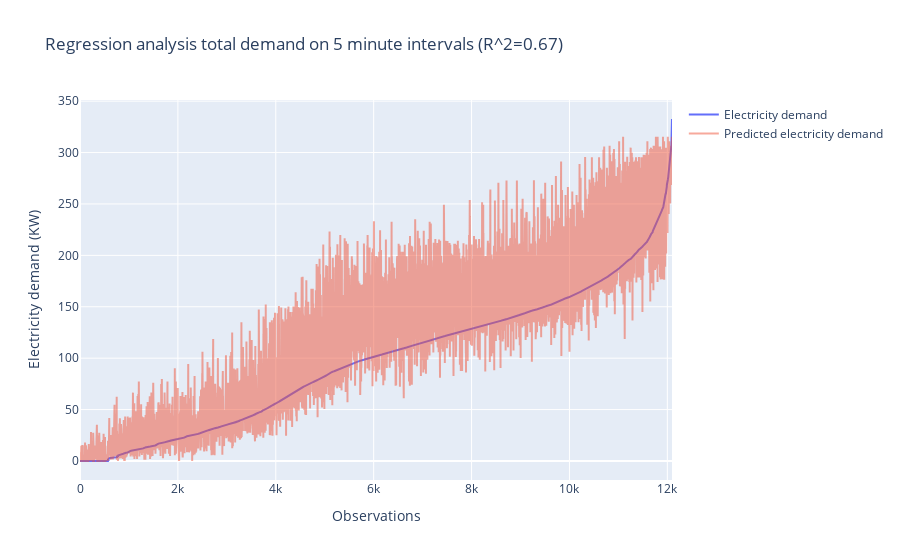

Source (notebook cell):
### Code cell
import plotly.graph_objects as go

fig = go.Figure()

fig.add_trace(go.Scatter(y=demandPredDf['truth_demand'],
                    name='Electricity demand'))
fig.add_trace(go.Scatter(y=demandPredDf['pred_demand'],
                    name='Predicted electricity demand',opacity=0.5))
fig.update_layout(
    title="Regression analysis total demand on 5 minute intervals (R^2=0.67)",
    yaxis_title="Electricity demand (KW)",
    xaxis_title="Observations")
fig.show()

### Figure 1 — Plotly figure (JSON) as saved in the notebook; plotly's stock layout.template omitted (floating-point values rounded to 4 significant figures; data arrays with more than 128 entries replaced by an {"elided": "..."} marker saying what was removed)
{"data": [{"name": "Electricity demand", "type": "scatter", "y": {"elided": "12096 float values"}}, {"name": "Predicted electricity demand", "opacity": 0.5, "type": "scatter", "y": {"elided": "12096 float values"}}], "layout": {"title": {"text": "Regression analysis total demand on 5 minute intervals (R^2=0.67)"}, "xaxis": {"title": {"text": "Observations"}}, "yaxis": {"title": {"text": "Electricity demand (KW)"}}}}
